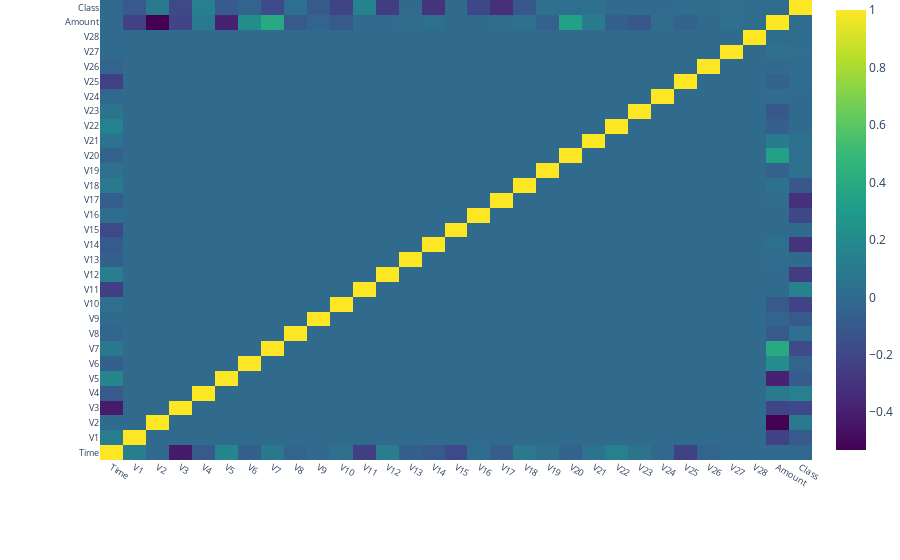

Source (notebook cell):
### Markdown cell above
<a id="3.62"></a>
<font color="blue" size=+2.5><b> Correlation </b></font>

### Code cell
data = [go.Heatmap(z = np.array(train.corr().values),
                   x = np.array(train.corr().columns),
                   y = np.array(train.corr().columns),
                     colorscale='Viridis',)
       ]
layout = go.Layout(dict(title = 'Correlation Matrix for variables',
                            #autosize = False,
                            #height  = 1400,
                            #width   = 1600,
                            margin  = dict(r = 0 ,l = 100,
                                           t = 0,b = 100,
                                         ),
                            yaxis   = dict(tickfont = dict(size = 9)),
                            xaxis   = dict(tickfont = dict(size = 9)),
                           )
                      )

fig = go.Figure(data=data,layout = layout)
iplot(fig)

### Figure 1 — Plotly figure (JSON) as saved in the notebook; plotly's stock layout.template omitted (floating-point values rounded to 4 significant figures; data arrays with more than 128 entries replaced by an {"elided": "..."} marker saying what was removed)
{"data": [{"colorscale": [[0, "#440154"], [0.1111, "#482878"], [0.2222, "#3e4989"], [0.3333, "#31688e"], [0.4444, "#26828e"], [0.5556, "#1f9e89"], [0.6667, "#35b779"], [0.7778, "#6ece58"], [0.8889, "#b5de2b"], [1, "#fde725"]], "type": "heatmap", "x": ["Time", "V1", "V2", "V3", "V4", "V5", "V6", "V7", "V8", "V9", "V10", "V11", "V12", "V13", "V14", "V15", "V16", "V17", "V18", "V19", "V20", "V21", "V22", "V23", "V24", "V25", "V26", "V27", "V28", "Amount", "Class"], "y": ["Time", "V1", "V2", "V3", "V4", "V5", "V6", "V7", "V8", "V9", "V10", "V11", "V12", "V13", "V14", "V15", "V16", "V17", "V18", "V19", "V20", "V21", "V22", "V23", "V24", "V25", "V26", "V27", "V28", "Amount", "Class"], "z": {"elided": "31x31 float values"}}], "layout": {"margin": {"b": 100, "l": 100, "r": 0, "t": 0}, "title": {"text": "Correlation Matrix for variables"}, "xaxis": {"tickfont": {"size": 9}}, "yaxis": {"tickfont": {"size": 9}}}}
